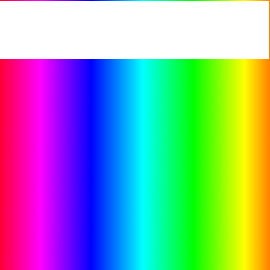
#> input picture Mika/subdivision/test_full_spektrum_gradient+white-270x270.png, 270 x 270 px
$ python doeGenerationCody.py
#> lines starting #> are read from the running program, lines starting #| are printed output that depends on the picture
# Takes an image and calculates the phase map using the Gerchberg–Saxton (GS) algorithm.
# Then divides the phase map into an SLM-compatible 4x2 grid of exposures.
# Cody Pedersen
# June 5th, 2025

import tkinter as tk
from tkinter import filedialog, messagebox
from PIL import Image
import numpy as np

############################### FUNCTIONS ###############################

def get_file_path():
    """
    Opens a file dialog to let the user select exactly one image file.
    Returns the path to the selected file.
    """
    root = tk.Tk()
    root.withdraw()  # Hide the tkinter GUI window

    while True:
        file_path = filedialog.askopenfilenames(title="Select exactly 1 image")
        if file_path == ():  # If user cancels or closes the window
            raise KeyboardInterrupt
        elif len(file_path) != 1:  # Must select exactly one file
            messagebox.showerror("Error", "Select exactly 1 image")
            continue
        else:
            break
#> this loop made 1 pass; the answer given on pass 1: ../Mika/subdivision/test_full_spektrum_gradient+white-270x270.png

    return file_path[0]

def gs(img, max_iter):
    """
    Applies the Gerchberg–Saxton algorithm to compute the phase map needed
    to reconstruct the input intensity image in the far field.

    Args:
        img: 2D NumPy array representing the grayscale target image
        max_iter: number of iterations to run the GS algorithm

    Returns:
        A complex-valued 2D array representing the final near-field distribution
    """
    height, width = img.shape

    # Initialize far field with image amplitude and zero phase
    far_field_phase = np.zeros((height, width))
    far_field = img * np.exp(1j * far_field_phase)

    for i in range(max_iter):
        near_field = np.fft.ifft2(far_field)               # Transform to near field
        near_field_phase = np.angle(near_field)            # Get phase of near field
        new_near_field = np.exp(1j * near_field_phase)     # Force amplitude = 1, keep phase
        far_field = np.fft.fft2(new_near_field)            # Transform back to far field
        far_field_phase = np.angle(far_field)              # Get new far-field phase
        far_field = img * np.exp(1j * far_field_phase)     # Enforce target image amplitude

        print(f"Iteration {i}")

    return new_near_field  # Final near-field result (amplitude = 1, correct phase)

############################### PROGRAM ###############################

# Load and convert image to grayscale array
image = Image.open(get_file_path()).convert("L")
image_array = np.asarray(image)

# Run GS algorithm for 1000 iterations to compute near-field phase
complex_near_field_array = gs(image_array, 1000)
#> the loop in gs, `for i in range(max_iter):` made 1000 passes
#> pass 1, in gs, `far_field_phase = np.angle(far_field)`:
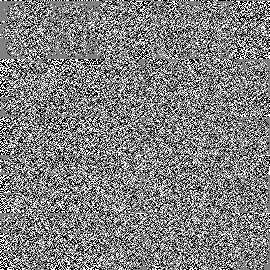
#> far_field_phase: shape (270, 270) float64; min -3.14, max 3.14, mean 0.0204; drawn with min black and max white

# Extract phase from the complex-valued near field and scale to 0–255
phase = np.angle(complex_near_field_array)
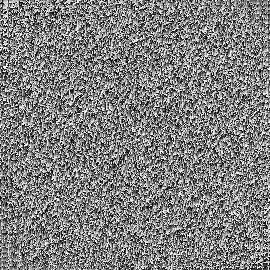
#> phase: shape (270, 270) float64; min -3.14, max 3.14, mean 0.00335; drawn with min black and max white
phase_normalized_scaled = (((phase + np.pi) / (2 * np.pi)) * 255).astype(np.uint8)

# Display and save the full phase map
phase_map = Image.fromarray(phase_normalized_scaled)
phase_map.show()
phase_map.save("phase.png")

# (Optional) Visualize the reconstructed far-field intensity from the final phase
reconstructed = np.fft.fft2(phase)  # Re-apply FFT to visualize far-field pattern
reconstructed_intensity = np.abs(reconstructed)
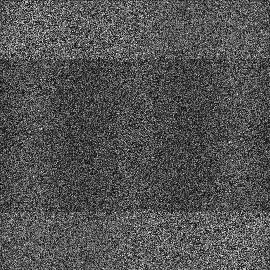
#> reconstructed_intensity: shape (270, 270) float64; min 0.915, max 1348.8, mean 439.9; drawn with min black and max white
Image.fromarray((reconstructed_intensity / np.max(reconstructed_intensity) * 255).astype(np.uint8)).show()

############################### SLM TILING ###############################

# Determine tile size for 4x2 grid
tile_height = phase_normalized_scaled.shape[0] // 4
#> tile_height = 67
tile_width = phase_normalized_scaled.shape[1] // 2
#> tile_width = 135

# Loop through 4 rows and 2 columns to create 8 tiles
for i in range(4):  # Row index
    for j in range(2):  # Column index
        # Extract tile from the full phase map
        tile_array = phase_normalized_scaled[
            i * tile_height : (i + 1) * tile_height,
            j * tile_width  : (j + 1) * tile_width
        ]
        tile_image = Image.fromarray(tile_array)
        tile_image = tile_image.resize((1920, 1152))  # Resize to match SLM resolution

        # Determine label (row and column) with zigzag raster pattern
        row = 3 - i  # Flip vertically: row 0 = bottom, row 3 = top
        if i % 2 == 0:
            col = j        # Even rows: left to right
        else:
            col = 1 - j    # Odd rows: right to left

        # Save tile image with proper label
        tile_image.save(f"tile_{row}_{col}.png")
#> this loop made 4 passes
#> pass 1, `tile_image.save(f"tile_{row}_{col}.png")`:
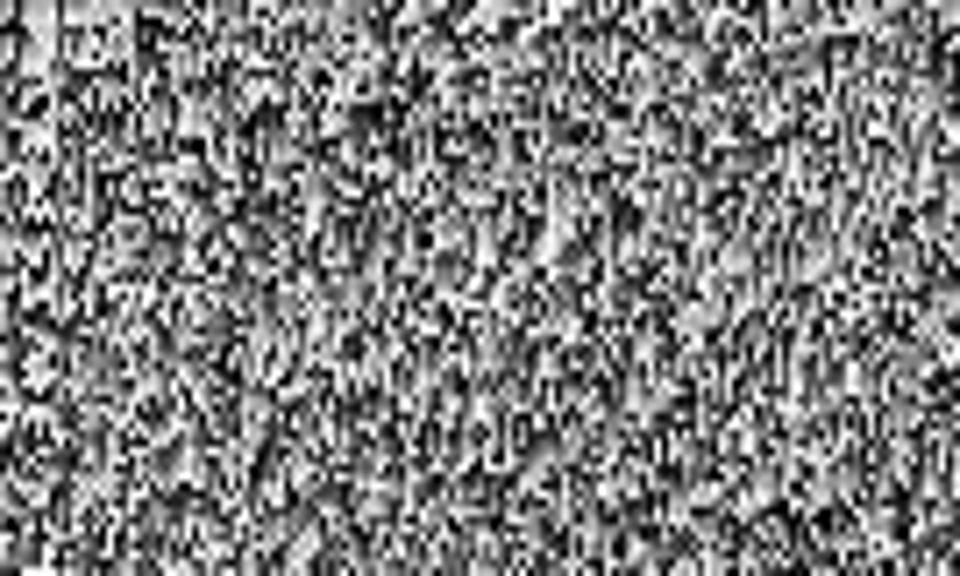
#> saved as tile_3_0.png: PIL image 1920x1152 L (shown at 1/2 size); min 0, max 255, mean 127.6
#> pass 1, `tile_image.save(f"tile_{row}_{col}.png")`:
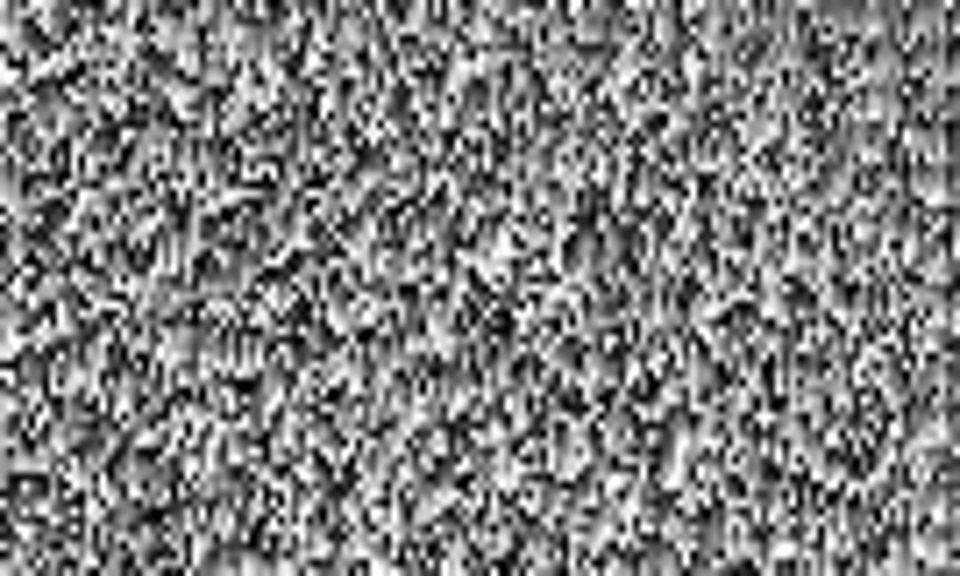
#> saved as tile_3_1.png: PIL image 1920x1152 L (shown at 1/2 size); min 0, max 255, mean 127.9
#> after the loop:
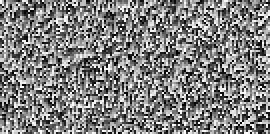
#> tile_array: shape (67, 135) (shown 2 times larger); min 0, max 254, mean 128
#> after the loop:
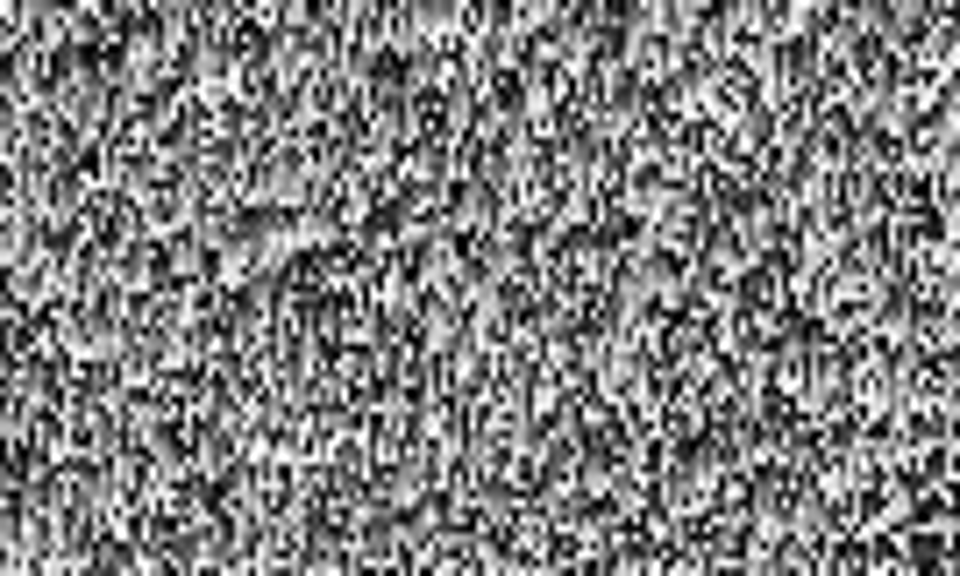
#> tile_image: PIL image 1920x1152 L (shown at 1/2 size); min 0, max 255, mean 128
